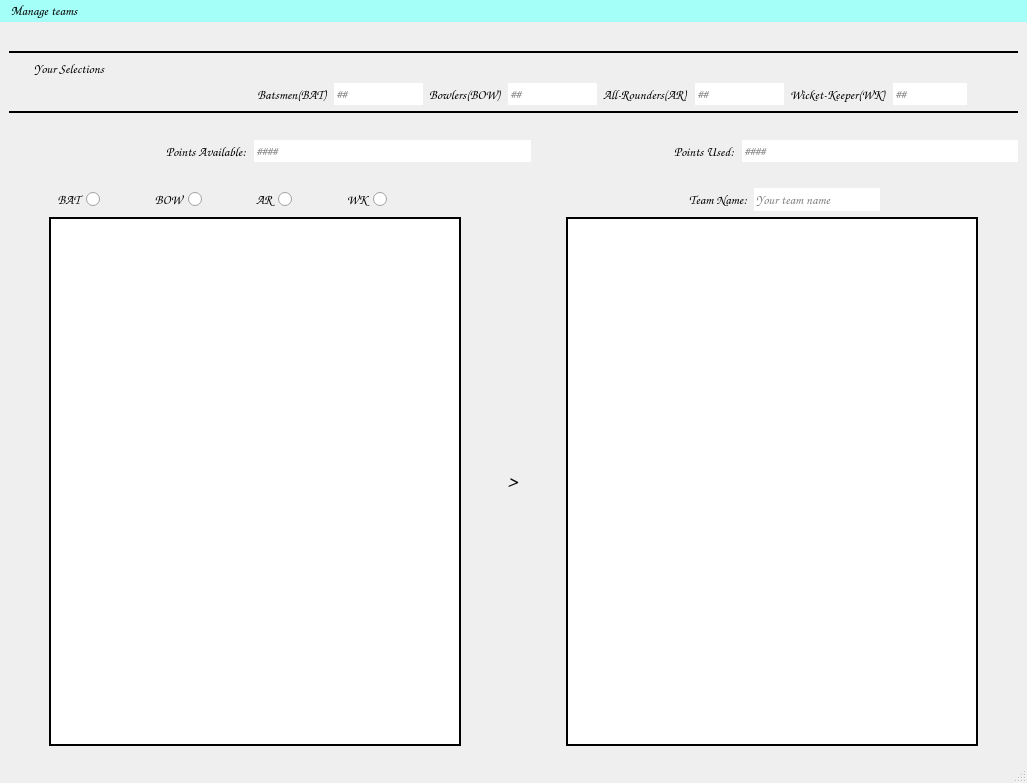
<?xml version="1.0" encoding="UTF-8"?>
<ui version="4.0">
 <class>Fantasy_Cricket</class>
 <widget class="QMainWindow" name="Fantasy_Cricket">
  <property name="geometry">
   <rect>
    <x>0</x>
    <y>0</y>
    <width>1027</width>
    <height>783</height>
   </rect>
  </property>
  <property name="font">
   <font>
    <family>Comic Sans MS</family>
    <pointsize>9</pointsize>
    <weight>75</weight>
    <bold>true</bold>
   </font>
  </property>
  <property name="windowTitle">
   <string>Fantasy Cricket</string>
  </property>
  <property name="styleSheet">
   <string notr="true"/>
  </property>
  <widget class="QWidget" name="centralwidget">
   <layout class="QVBoxLayout" name="verticalLayout_2">
    <item>
     <spacer name="horizontalSpacer_4">
      <property name="orientation">
       <enum>Qt::Horizontal</enum>
      </property>
      <property name="sizeHint" stdset="0">
       <size>
        <width>40</width>
        <height>20</height>
       </size>
      </property>
     </spacer>
    </item>
    <item>
     <widget class="Line" name="line_2">
      <property name="frameShadow">
       <enum>QFrame::Plain</enum>
      </property>
      <property name="lineWidth">
       <number>2</number>
      </property>
      <property name="orientation">
       <enum>Qt::Horizontal</enum>
      </property>
     </widget>
    </item>
    <item>
     <widget class="QLabel" name="your_selections">
      <property name="font">
       <font>
        <family>Comic Sans MS</family>
        <pointsize>10</pointsize>
        <weight>50</weight>
        <bold>false</bold>
       </font>
      </property>
      <property name="text">
       <string>Your Selections</string>
      </property>
      <property name="indent">
       <number>25</number>
      </property>
     </widget>
    </item>
    <item>
     <layout class="QHBoxLayout" name="horizontalLayout" stretch="1,0,0,0,0,0,0,0,0,0,0,0,0,2,0,0">
      <property name="sizeConstraint">
       <enum>QLayout::SetMinAndMaxSize</enum>
      </property>
      <item>
       <spacer name="horizontalSpacer">
        <property name="orientation">
         <enum>Qt::Horizontal</enum>
        </property>
        <property name="sizeHint" stdset="0">
         <size>
          <width>40</width>
          <height>20</height>
         </size>
        </property>
       </spacer>
      </item>
      <item>
       <spacer name="horizontalSpacer_18">
        <property name="orientation">
         <enum>Qt::Horizontal</enum>
        </property>
        <property name="sizeHint" stdset="0">
         <size>
          <width>40</width>
          <height>20</height>
         </size>
        </property>
       </spacer>
      </item>
      <item>
       <spacer name="horizontalSpacer_8">
        <property name="orientation">
         <enum>Qt::Horizontal</enum>
        </property>
        <property name="sizeHint" stdset="0">
         <size>
          <width>40</width>
          <height>20</height>
         </size>
        </property>
       </spacer>
      </item>
      <item>
       <spacer name="horizontalSpacer_9">
        <property name="orientation">
         <enum>Qt::Horizontal</enum>
        </property>
        <property name="sizeHint" stdset="0">
         <size>
          <width>40</width>
          <height>20</height>
         </size>
        </property>
       </spacer>
      </item>
      <item>
       <spacer name="horizontalSpacer_16">
        <property name="orientation">
         <enum>Qt::Horizontal</enum>
        </property>
        <property name="sizeHint" stdset="0">
         <size>
          <width>40</width>
          <height>20</height>
         </size>
        </property>
       </spacer>
      </item>
      <item>
       <spacer name="horizontalSpacer_17">
        <property name="orientation">
         <enum>Qt::Horizontal</enum>
        </property>
        <property name="sizeHint" stdset="0">
         <size>
          <width>40</width>
          <height>20</height>
         </size>
        </property>
       </spacer>
      </item>
      <item>
       <widget class="QLabel" name="batlabel">
        <property name="font">
         <font>
          <family>Comic Sans MS</family>
          <pointsize>10</pointsize>
          <weight>75</weight>
          <bold>true</bold>
         </font>
        </property>
        <property name="text">
         <string>    Batsmen(BAT)</string>
        </property>
       </widget>
      </item>
      <item>
       <widget class="QLineEdit" name="batmain">
        <property name="font">
         <font>
          <family>Comic Sans MS</family>
          <pointsize>9</pointsize>
          <weight>75</weight>
          <bold>true</bold>
         </font>
        </property>
        <property name="styleSheet">
         <string notr="true"/>
        </property>
        <property name="text">
         <string/>
        </property>
        <property name="frame">
         <bool>false</bool>
        </property>
        <property name="readOnly">
         <bool>true</bool>
        </property>
        <property name="placeholderText">
         <string>##</string>
        </property>
       </widget>
      </item>
      <item>
       <widget class="QLabel" name="bowlabel">
        <property name="font">
         <font>
          <family>Comic Sans MS</family>
          <pointsize>10</pointsize>
          <weight>75</weight>
          <bold>true</bold>
         </font>
        </property>
        <property name="text">
         <string>Bowlers(BOW)</string>
        </property>
       </widget>
      </item>
      <item>
       <widget class="QLineEdit" name="bowlmain">
        <property name="font">
         <font>
          <family>Comic Sans MS</family>
          <pointsize>9</pointsize>
          <weight>75</weight>
          <bold>true</bold>
         </font>
        </property>
        <property name="styleSheet">
         <string notr="true"/>
        </property>
        <property name="text">
         <string/>
        </property>
        <property name="frame">
         <bool>false</bool>
        </property>
        <property name="readOnly">
         <bool>true</bool>
        </property>
        <property name="placeholderText">
         <string>##</string>
        </property>
       </widget>
      </item>
      <item>
       <widget class="QLabel" name="arlabel">
        <property name="font">
         <font>
          <family>Comic Sans MS</family>
          <pointsize>10</pointsize>
          <weight>75</weight>
          <bold>true</bold>
         </font>
        </property>
        <property name="text">
         <string>All-Rounders(AR)</string>
        </property>
        <property name="margin">
         <number>0</number>
        </property>
       </widget>
      </item>
      <item>
       <widget class="QLineEdit" name="armain">
        <property name="font">
         <font>
          <family>Comic Sans MS</family>
          <pointsize>9</pointsize>
          <weight>75</weight>
          <bold>true</bold>
         </font>
        </property>
        <property name="styleSheet">
         <string notr="true"/>
        </property>
        <property name="text">
         <string/>
        </property>
        <property name="frame">
         <bool>false</bool>
        </property>
        <property name="readOnly">
         <bool>true</bool>
        </property>
        <property name="placeholderText">
         <string>##</string>
        </property>
       </widget>
      </item>
      <item>
       <widget class="QLabel" name="wklabel">
        <property name="font">
         <font>
          <family>Comic Sans MS</family>
          <pointsize>10</pointsize>
          <weight>75</weight>
          <bold>true</bold>
         </font>
        </property>
        <property name="text">
         <string>Wicket-Keeper(WK)</string>
        </property>
       </widget>
      </item>
      <item>
       <widget class="QLineEdit" name="wkmain">
        <property name="font">
         <font>
          <family>Comic Sans MS</family>
          <pointsize>9</pointsize>
          <weight>75</weight>
          <bold>true</bold>
         </font>
        </property>
        <property name="styleSheet">
         <string notr="true"/>
        </property>
        <property name="text">
         <string/>
        </property>
        <property name="frame">
         <bool>false</bool>
        </property>
        <property name="readOnly">
         <bool>true</bool>
        </property>
        <property name="placeholderText">
         <string>##</string>
        </property>
       </widget>
      </item>
      <item>
       <widget class="QLabel" name="label_10">
        <property name="text">
         <string/>
        </property>
        <property name="margin">
         <number>28</number>
        </property>
       </widget>
      </item>
      <item>
       <spacer name="horizontalSpacer_2">
        <property name="orientation">
         <enum>Qt::Horizontal</enum>
        </property>
        <property name="sizeHint" stdset="0">
         <size>
          <width>40</width>
          <height>20</height>
         </size>
        </property>
       </spacer>
      </item>
     </layout>
    </item>
    <item>
     <widget class="Line" name="line">
      <property name="frameShadow">
       <enum>QFrame::Plain</enum>
      </property>
      <property name="lineWidth">
       <number>2</number>
      </property>
      <property name="orientation">
       <enum>Qt::Horizontal</enum>
      </property>
     </widget>
    </item>
    <item>
     <spacer name="horizontalSpacer_3">
      <property name="orientation">
       <enum>Qt::Horizontal</enum>
      </property>
      <property name="sizeHint" stdset="0">
       <size>
        <width>40</width>
        <height>20</height>
       </size>
      </property>
     </spacer>
    </item>
    <item>
     <layout class="QHBoxLayout" name="horizontalLayout_2" stretch="0,0,0,0">
      <property name="spacing">
       <number>7</number>
      </property>
      <property name="leftMargin">
       <number>0</number>
      </property>
      <item>
       <widget class="QLabel" name="pointsAvailable">
        <property name="font">
         <font>
          <family>Comic Sans MS</family>
          <pointsize>10</pointsize>
          <weight>75</weight>
          <bold>true</bold>
         </font>
        </property>
        <property name="text">
         <string>Points Available:</string>
        </property>
        <property name="indent">
         <number>157</number>
        </property>
       </widget>
      </item>
      <item>
       <widget class="QLineEdit" name="pointsAvlinp">
        <property name="font">
         <font>
          <family>Comic Sans MS</family>
          <pointsize>9</pointsize>
          <weight>75</weight>
          <bold>true</bold>
         </font>
        </property>
        <property name="styleSheet">
         <string notr="true"/>
        </property>
        <property name="text">
         <string/>
        </property>
        <property name="frame">
         <bool>false</bool>
        </property>
        <property name="readOnly">
         <bool>true</bool>
        </property>
        <property name="placeholderText">
         <string>####</string>
        </property>
       </widget>
      </item>
      <item>
       <widget class="QLabel" name="pointsUsed">
        <property name="font">
         <font>
          <family>Comic Sans MS</family>
          <pointsize>10</pointsize>
          <weight>75</weight>
          <bold>true</bold>
         </font>
        </property>
        <property name="text">
         <string>Points Used:</string>
        </property>
        <property name="margin">
         <number>-1</number>
        </property>
        <property name="indent">
         <number>136</number>
        </property>
       </widget>
      </item>
      <item>
       <widget class="QLineEdit" name="pointsUsedinp">
        <property name="font">
         <font>
          <family>Comic Sans MS</family>
          <pointsize>9</pointsize>
          <weight>75</weight>
          <bold>true</bold>
         </font>
        </property>
        <property name="styleSheet">
         <string notr="true"/>
        </property>
        <property name="text">
         <string/>
        </property>
        <property name="frame">
         <bool>false</bool>
        </property>
        <property name="readOnly">
         <bool>true</bool>
        </property>
        <property name="placeholderText">
         <string>####</string>
        </property>
       </widget>
      </item>
     </layout>
    </item>
    <item>
     <spacer name="horizontalSpacer_21">
      <property name="orientation">
       <enum>Qt::Horizontal</enum>
      </property>
      <property name="sizeHint" stdset="0">
       <size>
        <width>40</width>
        <height>20</height>
       </size>
      </property>
     </spacer>
    </item>
    <item>
     <layout class="QVBoxLayout" name="verticalLayout">
      <item>
       <layout class="QHBoxLayout" name="horizontalLayout_4">
        <item>
         <spacer name="horizontalSpacer_12">
          <property name="orientation">
           <enum>Qt::Horizontal</enum>
          </property>
          <property name="sizeType">
           <enum>QSizePolicy::Fixed</enum>
          </property>
          <property name="sizeHint" stdset="0">
           <size>
            <width>40</width>
            <height>20</height>
           </size>
          </property>
         </spacer>
        </item>
        <item>
         <widget class="QRadioButton" name="batradio">
          <property name="font">
           <font>
            <family>Comic Sans MS</family>
            <pointsize>10</pointsize>
            <weight>75</weight>
            <bold>true</bold>
           </font>
          </property>
          <property name="layoutDirection">
           <enum>Qt::RightToLeft</enum>
          </property>
          <property name="text">
           <string>BAT</string>
          </property>
         </widget>
        </item>
        <item>
         <spacer name="horizontalSpacer_13">
          <property name="orientation">
           <enum>Qt::Horizontal</enum>
          </property>
          <property name="sizeType">
           <enum>QSizePolicy::Minimum</enum>
          </property>
          <property name="sizeHint" stdset="0">
           <size>
            <width>40</width>
            <height>20</height>
           </size>
          </property>
         </spacer>
        </item>
        <item>
         <widget class="QRadioButton" name="bowradio">
          <property name="font">
           <font>
            <family>Comic Sans MS</family>
            <pointsize>10</pointsize>
            <weight>75</weight>
            <bold>true</bold>
           </font>
          </property>
          <property name="layoutDirection">
           <enum>Qt::RightToLeft</enum>
          </property>
          <property name="text">
           <string>BOW</string>
          </property>
         </widget>
        </item>
        <item>
         <spacer name="horizontalSpacer_14">
          <property name="orientation">
           <enum>Qt::Horizontal</enum>
          </property>
          <property name="sizeType">
           <enum>QSizePolicy::Minimum</enum>
          </property>
          <property name="sizeHint" stdset="0">
           <size>
            <width>40</width>
            <height>20</height>
           </size>
          </property>
         </spacer>
        </item>
        <item>
         <widget class="QRadioButton" name="ar_radio">
          <property name="font">
           <font>
            <family>Comic Sans MS</family>
            <pointsize>10</pointsize>
            <weight>75</weight>
            <bold>true</bold>
           </font>
          </property>
          <property name="layoutDirection">
           <enum>Qt::RightToLeft</enum>
          </property>
          <property name="text">
           <string>AR</string>
          </property>
         </widget>
        </item>
        <item>
         <spacer name="horizontalSpacer_15">
          <property name="orientation">
           <enum>Qt::Horizontal</enum>
          </property>
          <property name="sizeType">
           <enum>QSizePolicy::Minimum</enum>
          </property>
          <property name="sizeHint" stdset="0">
           <size>
            <width>40</width>
            <height>20</height>
           </size>
          </property>
         </spacer>
        </item>
        <item>
         <widget class="QRadioButton" name="wkradio">
          <property name="font">
           <font>
            <family>Comic Sans MS</family>
            <pointsize>10</pointsize>
            <weight>75</weight>
            <bold>true</bold>
           </font>
          </property>
          <property name="focusPolicy">
           <enum>Qt::StrongFocus</enum>
          </property>
          <property name="layoutDirection">
           <enum>Qt::RightToLeft</enum>
          </property>
          <property name="text">
           <string>WK</string>
          </property>
         </widget>
        </item>
        <item>
         <spacer name="horizontalSpacer_20">
          <property name="orientation">
           <enum>Qt::Horizontal</enum>
          </property>
          <property name="sizeHint" stdset="0">
           <size>
            <width>40</width>
            <height>20</height>
           </size>
          </property>
         </spacer>
        </item>
        <item>
         <widget class="QLabel" name="label_12">
          <property name="text">
           <string/>
          </property>
         </widget>
        </item>
        <item>
         <spacer name="horizontalSpacer_10">
          <property name="orientation">
           <enum>Qt::Horizontal</enum>
          </property>
          <property name="sizeType">
           <enum>QSizePolicy::MinimumExpanding</enum>
          </property>
          <property name="sizeHint" stdset="0">
           <size>
            <width>0</width>
            <height>0</height>
           </size>
          </property>
         </spacer>
        </item>
        <item>
         <widget class="QLabel" name="TeamNamelabel">
          <property name="font">
           <font>
            <family>Comic Sans MS</family>
            <pointsize>10</pointsize>
            <weight>75</weight>
            <bold>true</bold>
           </font>
          </property>
          <property name="text">
           <string>Team Name:</string>
          </property>
          <property name="indent">
           <number>31</number>
          </property>
         </widget>
        </item>
        <item>
         <widget class="QLineEdit" name="teamNameInput">
          <property name="font">
           <font>
            <family>Comic Sans MS</family>
            <pointsize>10</pointsize>
            <weight>75</weight>
            <bold>true</bold>
           </font>
          </property>
          <property name="styleSheet">
           <string notr="true"/>
          </property>
          <property name="frame">
           <bool>false</bool>
          </property>
          <property name="readOnly">
           <bool>true</bool>
          </property>
          <property name="placeholderText">
           <string>Your team name</string>
          </property>
         </widget>
        </item>
        <item>
         <widget class="QLabel" name="label_8">
          <property name="text">
           <string/>
          </property>
         </widget>
        </item>
        <item>
         <spacer name="horizontalSpacer_11">
          <property name="orientation">
           <enum>Qt::Horizontal</enum>
          </property>
          <property name="sizeHint" stdset="0">
           <size>
            <width>40</width>
            <height>20</height>
           </size>
          </property>
         </spacer>
        </item>
       </layout>
      </item>
      <item>
       <layout class="QHBoxLayout" name="horizontalLayout_3">
        <item>
         <spacer name="horizontalSpacer_5">
          <property name="orientation">
           <enum>Qt::Horizontal</enum>
          </property>
          <property name="sizeType">
           <enum>QSizePolicy::Minimum</enum>
          </property>
          <property name="sizeHint" stdset="0">
           <size>
            <width>40</width>
            <height>20</height>
           </size>
          </property>
         </spacer>
        </item>
        <item>
         <widget class="QListWidget" name="radList">
          <property name="styleSheet">
           <string notr="true"/>
          </property>
          <property name="frameShape">
           <enum>QFrame::WinPanel</enum>
          </property>
          <property name="frameShadow">
           <enum>QFrame::Plain</enum>
          </property>
         </widget>
        </item>
        <item>
         <spacer name="horizontalSpacer_19">
          <property name="orientation">
           <enum>Qt::Horizontal</enum>
          </property>
          <property name="sizeType">
           <enum>QSizePolicy::Minimum</enum>
          </property>
          <property name="sizeHint" stdset="0">
           <size>
            <width>40</width>
            <height>20</height>
           </size>
          </property>
         </spacer>
        </item>
        <item>
         <widget class="QLabel" name="label_11">
          <property name="font">
           <font>
            <pointsize>15</pointsize>
            <weight>75</weight>
            <bold>true</bold>
           </font>
          </property>
          <property name="text">
           <string>&gt;</string>
          </property>
          <property name="indent">
           <number>0</number>
          </property>
         </widget>
        </item>
        <item>
         <spacer name="horizontalSpacer_7">
          <property name="orientation">
           <enum>Qt::Horizontal</enum>
          </property>
          <property name="sizeType">
           <enum>QSizePolicy::Minimum</enum>
          </property>
          <property name="sizeHint" stdset="0">
           <size>
            <width>40</width>
            <height>20</height>
           </size>
          </property>
         </spacer>
        </item>
        <item>
         <widget class="QListWidget" name="teamList">
          <property name="styleSheet">
           <string notr="true"/>
          </property>
          <property name="frameShape">
           <enum>QFrame::WinPanel</enum>
          </property>
          <property name="frameShadow">
           <enum>QFrame::Plain</enum>
          </property>
         </widget>
        </item>
        <item>
         <spacer name="horizontalSpacer_6">
          <property name="orientation">
           <enum>Qt::Horizontal</enum>
          </property>
          <property name="sizeType">
           <enum>QSizePolicy::Minimum</enum>
          </property>
          <property name="sizeHint" stdset="0">
           <size>
            <width>40</width>
            <height>20</height>
           </size>
          </property>
         </spacer>
        </item>
       </layout>
      </item>
     </layout>
    </item>
    <item>
     <widget class="QFrame" name="frame">
      <property name="frameShape">
       <enum>QFrame::StyledPanel</enum>
      </property>
      <property name="frameShadow">
       <enum>QFrame::Raised</enum>
      </property>
     </widget>
    </item>
   </layout>
  </widget>
  <widget class="QMenuBar" name="manageTeams">
   <property name="geometry">
    <rect>
     <x>0</x>
     <y>0</y>
     <width>1027</width>
     <height>24</height>
    </rect>
   </property>
   <property name="font">
    <font>
     <family>Comic Sans MS</family>
     <pointsize>10</pointsize>
     <weight>50</weight>
     <bold>false</bold>
    </font>
   </property>
   <property name="styleSheet">
    <string notr="true">background-color: rgb(164, 255, 248);
</string>
   </property>
   <widget class="QMenu" name="menuManage_teams">
    <property name="styleSheet">
     <string notr="true">background-color: rgb(255, 135, 135);</string>
    </property>
    <property name="title">
     <string>Manage teams</string>
    </property>
    <addaction name="New_Team"/>
    <addaction name="separator"/>
    <addaction name="Open_Team"/>
    <addaction name="separator"/>
    <addaction name="Save_team"/>
    <addaction name="separator"/>
    <addaction name="Evaluate_Team"/>
    <addaction name="separator"/>
    <addaction name="actionQuit"/>
   </widget>
   <addaction name="menuManage_teams"/>
  </widget>
  <widget class="QStatusBar" name="statusbar"/>
  <action name="New_Team">
   <property name="text">
    <string>New Team</string>
   </property>
   <property name="font">
    <font>
     <family>Comic Sans MS</family>
     <pointsize>9</pointsize>
    </font>
   </property>
   <property name="shortcut">
    <string>Ctrl+N</string>
   </property>
  </action>
  <action name="Open_Team">
   <property name="text">
    <string>Open Team</string>
   </property>
   <property name="font">
    <font>
     <family>Comic Sans MS</family>
     <pointsize>9</pointsize>
    </font>
   </property>
   <property name="shortcut">
    <string>Ctrl+O</string>
   </property>
  </action>
  <action name="Save_team">
   <property name="text">
    <string>Save team</string>
   </property>
   <property name="font">
    <font>
     <family>Comic Sans MS</family>
     <pointsize>9</pointsize>
    </font>
   </property>
   <property name="shortcut">
    <string>Ctrl+S</string>
   </property>
  </action>
  <action name="Evaluate_Team">
   <property name="text">
    <string>Evaluate Team</string>
   </property>
   <property name="font">
    <font>
     <family>Comic Sans MS</family>
     <pointsize>9</pointsize>
    </font>
   </property>
   <property name="shortcut">
    <string>Ctrl+E</string>
   </property>
  </action>
  <action name="actionQuit">
   <property name="text">
    <string>Quit</string>
   </property>
   <property name="font">
    <font>
     <family>Comic Sans MS</family>
     <pointsize>9</pointsize>
    </font>
   </property>
   <property name="shortcut">
    <string>Ctrl+X</string>
   </property>
  </action>
 </widget>
 <resources/>
 <connections/>
</ui>
